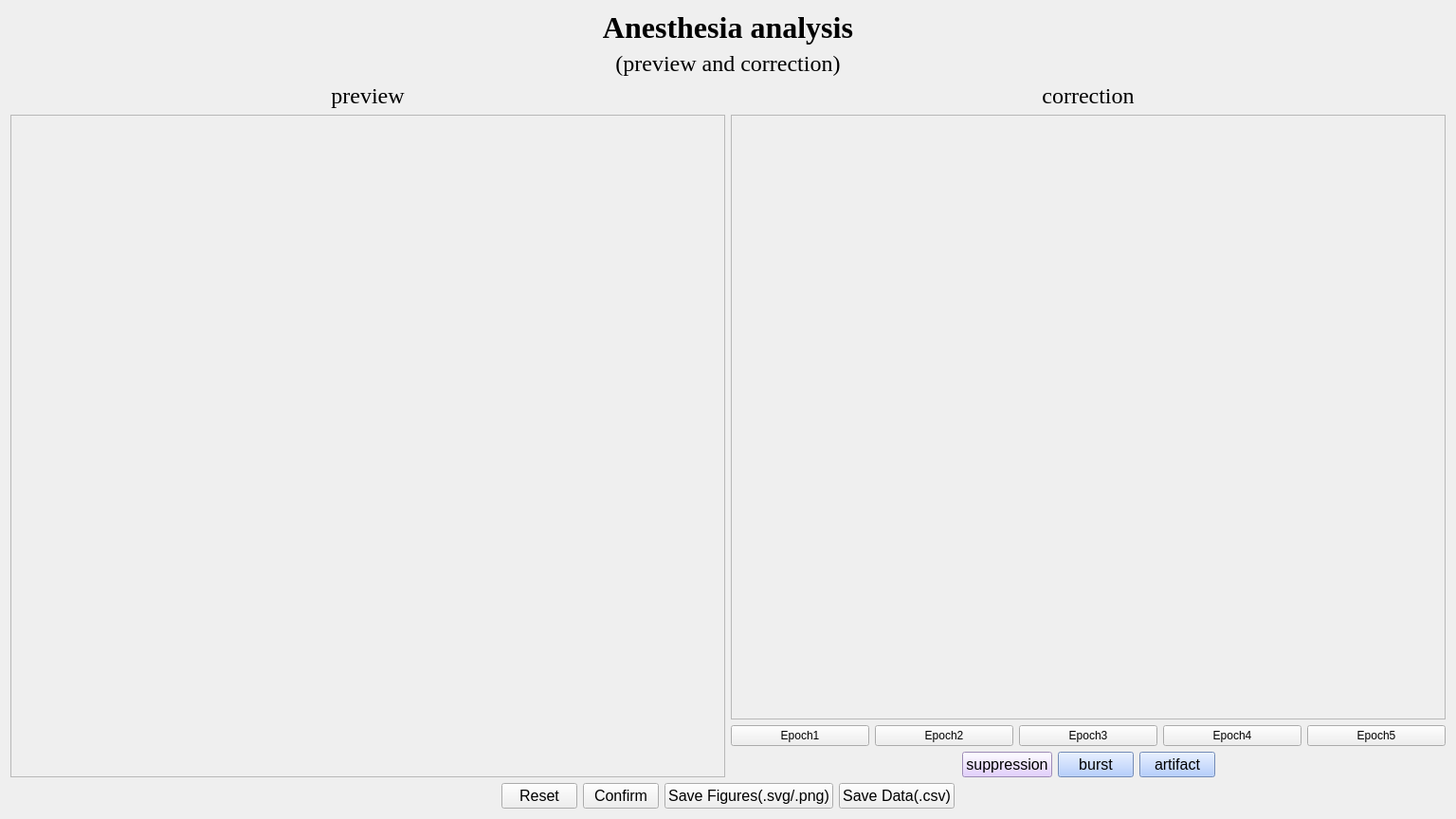
<?xml version="1.0" encoding="UTF-8"?>
<ui version="4.0">
 <class>Form</class>
 <widget class="QWidget" name="Form">
  <property name="geometry">
   <rect>
    <x>0</x>
    <y>0</y>
    <width>1536</width>
    <height>864</height>
   </rect>
  </property>
  <property name="windowTitle">
   <string>Form</string>
  </property>
  <layout class="QVBoxLayout" name="verticalLayout_4">
   <item>
    <layout class="QVBoxLayout" name="verticalLayout_3">
     <item>
      <widget class="QLabel" name="title_1">
       <property name="font">
        <font>
         <family>Times New Roman</family>
         <pointsize>24</pointsize>
         <weight>75</weight>
         <bold>true</bold>
        </font>
       </property>
       <property name="layoutDirection">
        <enum>Qt::LeftToRight</enum>
       </property>
       <property name="text">
        <string>Anesthesia analysis</string>
       </property>
       <property name="alignment">
        <set>Qt::AlignCenter</set>
       </property>
      </widget>
     </item>
     <item>
      <widget class="QLabel" name="title_2">
       <property name="font">
        <font>
         <family>Times New Roman</family>
         <pointsize>18</pointsize>
         <weight>50</weight>
         <bold>false</bold>
        </font>
       </property>
       <property name="layoutDirection">
        <enum>Qt::LeftToRight</enum>
       </property>
       <property name="text">
        <string>(preview and correction)</string>
       </property>
       <property name="alignment">
        <set>Qt::AlignCenter</set>
       </property>
      </widget>
     </item>
    </layout>
   </item>
   <item>
    <layout class="QHBoxLayout" name="horizontalLayout_4">
     <item>
      <layout class="QVBoxLayout" name="verticalLayout_2">
       <item>
        <widget class="QLabel" name="title_3">
         <property name="font">
          <font>
           <family>Times New Roman</family>
           <pointsize>18</pointsize>
           <weight>50</weight>
           <bold>false</bold>
          </font>
         </property>
         <property name="layoutDirection">
          <enum>Qt::LeftToRight</enum>
         </property>
         <property name="text">
          <string>preview</string>
         </property>
         <property name="alignment">
          <set>Qt::AlignCenter</set>
         </property>
        </widget>
       </item>
       <item>
        <widget class="QScrollArea" name="scrollArea_1">
         <property name="widgetResizable">
          <bool>true</bool>
         </property>
         <widget class="QWidget" name="scrollAreaWidgetContents">
          <property name="geometry">
           <rect>
            <x>0</x>
            <y>0</y>
            <width>751</width>
            <height>696</height>
           </rect>
          </property>
         </widget>
        </widget>
       </item>
      </layout>
     </item>
     <item>
      <layout class="QVBoxLayout" name="verticalLayout">
       <item>
        <widget class="QLabel" name="title_4">
         <property name="font">
          <font>
           <family>Times New Roman</family>
           <pointsize>18</pointsize>
           <weight>50</weight>
           <bold>false</bold>
          </font>
         </property>
         <property name="layoutDirection">
          <enum>Qt::LeftToRight</enum>
         </property>
         <property name="text">
          <string>correction</string>
         </property>
         <property name="alignment">
          <set>Qt::AlignCenter</set>
         </property>
        </widget>
       </item>
       <item>
        <widget class="QScrollArea" name="scrollArea">
         <property name="widgetResizable">
          <bool>true</bool>
         </property>
         <widget class="QWidget" name="scrollAreaWidgetContents_2">
          <property name="geometry">
           <rect>
            <x>0</x>
            <y>0</y>
            <width>751</width>
            <height>631</height>
           </rect>
          </property>
         </widget>
        </widget>
       </item>
       <item>
        <layout class="QHBoxLayout" name="horizontalLayout_3">
         <item>
          <widget class="QPushButton" name="Stage_1">
           <property name="text">
            <string>Epoch1</string>
           </property>
          </widget>
         </item>
         <item>
          <widget class="QPushButton" name="Stage_2">
           <property name="text">
            <string>Epoch2</string>
           </property>
          </widget>
         </item>
         <item>
          <widget class="QPushButton" name="Stage_3">
           <property name="text">
            <string>Epoch3</string>
           </property>
          </widget>
         </item>
         <item>
          <widget class="QPushButton" name="Stage_4">
           <property name="text">
            <string>Epoch4</string>
           </property>
          </widget>
         </item>
         <item>
          <widget class="QPushButton" name="Stage_5">
           <property name="text">
            <string>Epoch5</string>
           </property>
          </widget>
         </item>
        </layout>
       </item>
       <item>
        <layout class="QHBoxLayout" name="horizontalLayout_2">
         <item>
          <spacer name="horizontalSpacer">
           <property name="orientation">
            <enum>Qt::Horizontal</enum>
           </property>
           <property name="sizeHint" stdset="0">
            <size>
             <width>40</width>
             <height>20</height>
            </size>
           </property>
          </spacer>
         </item>
         <item>
          <widget class="QPushButton" name="button_REM">
           <property name="font">
            <font>
             <family>Arial</family>
             <pointsize>12</pointsize>
            </font>
           </property>
           <property name="styleSheet">
            <string notr="true">QPushButton {background-color:#dbc1ff}
QPushButton:pressed {background-color:#a162ff}</string>
           </property>
           <property name="text">
            <string>suppression</string>
           </property>
          </widget>
         </item>
         <item>
          <widget class="QPushButton" name="button_NREM">
           <property name="font">
            <font>
             <family>Arial</family>
             <pointsize>12</pointsize>
            </font>
           </property>
           <property name="styleSheet">
            <string notr="true">QPushButton {background-color:#a0c1ff}
QPushButton:pressed {background-color:#2f89ff}</string>
           </property>
           <property name="text">
            <string>burst</string>
           </property>
          </widget>
         </item>
         <item>
          <widget class="QPushButton" name="button_NREM_2">
           <property name="font">
            <font>
             <family>Arial</family>
             <pointsize>12</pointsize>
            </font>
           </property>
           <property name="styleSheet">
            <string notr="true">QPushButton {background-color:#a0c1ff}
QPushButton:pressed {background-color:#2f89ff}</string>
           </property>
           <property name="text">
            <string>artifact</string>
           </property>
          </widget>
         </item>
         <item>
          <spacer name="horizontalSpacer_2">
           <property name="orientation">
            <enum>Qt::Horizontal</enum>
           </property>
           <property name="sizeHint" stdset="0">
            <size>
             <width>40</width>
             <height>20</height>
            </size>
           </property>
          </spacer>
         </item>
        </layout>
       </item>
      </layout>
     </item>
    </layout>
   </item>
   <item>
    <layout class="QHBoxLayout" name="horizontalLayout">
     <item>
      <spacer name="horizontalSpacer_3">
       <property name="orientation">
        <enum>Qt::Horizontal</enum>
       </property>
       <property name="sizeHint" stdset="0">
        <size>
         <width>40</width>
         <height>20</height>
        </size>
       </property>
      </spacer>
     </item>
     <item>
      <widget class="QPushButton" name="pushButton_reset">
       <property name="font">
        <font>
         <family>Arial</family>
         <pointsize>12</pointsize>
        </font>
       </property>
       <property name="text">
        <string>Reset</string>
       </property>
      </widget>
     </item>
     <item>
      <widget class="QPushButton" name="pushButton_confirm">
       <property name="font">
        <font>
         <family>Arial</family>
         <pointsize>12</pointsize>
        </font>
       </property>
       <property name="text">
        <string>Confirm</string>
       </property>
      </widget>
     </item>
     <item>
      <widget class="QPushButton" name="pushButton_savefig">
       <property name="font">
        <font>
         <family>Arial</family>
         <pointsize>12</pointsize>
        </font>
       </property>
       <property name="text">
        <string>Save Figures(.svg/.png)</string>
       </property>
      </widget>
     </item>
     <item>
      <widget class="QPushButton" name="pushButton_savedata">
       <property name="font">
        <font>
         <family>Arial</family>
         <pointsize>12</pointsize>
        </font>
       </property>
       <property name="text">
        <string>Save Data(.csv)</string>
       </property>
      </widget>
     </item>
     <item>
      <spacer name="horizontalSpacer_4">
       <property name="orientation">
        <enum>Qt::Horizontal</enum>
       </property>
       <property name="sizeHint" stdset="0">
        <size>
         <width>40</width>
         <height>20</height>
        </size>
       </property>
      </spacer>
     </item>
    </layout>
   </item>
  </layout>
 </widget>
 <resources/>
 <connections/>
</ui>
